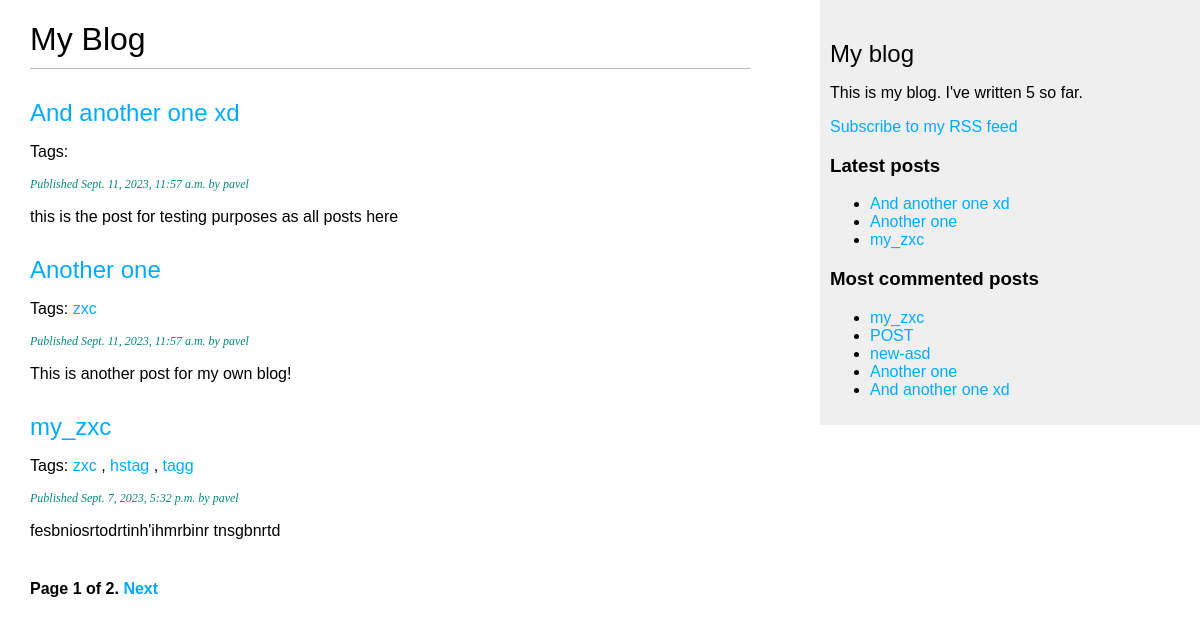
/blog/, run on an earlier commit of the app's database.
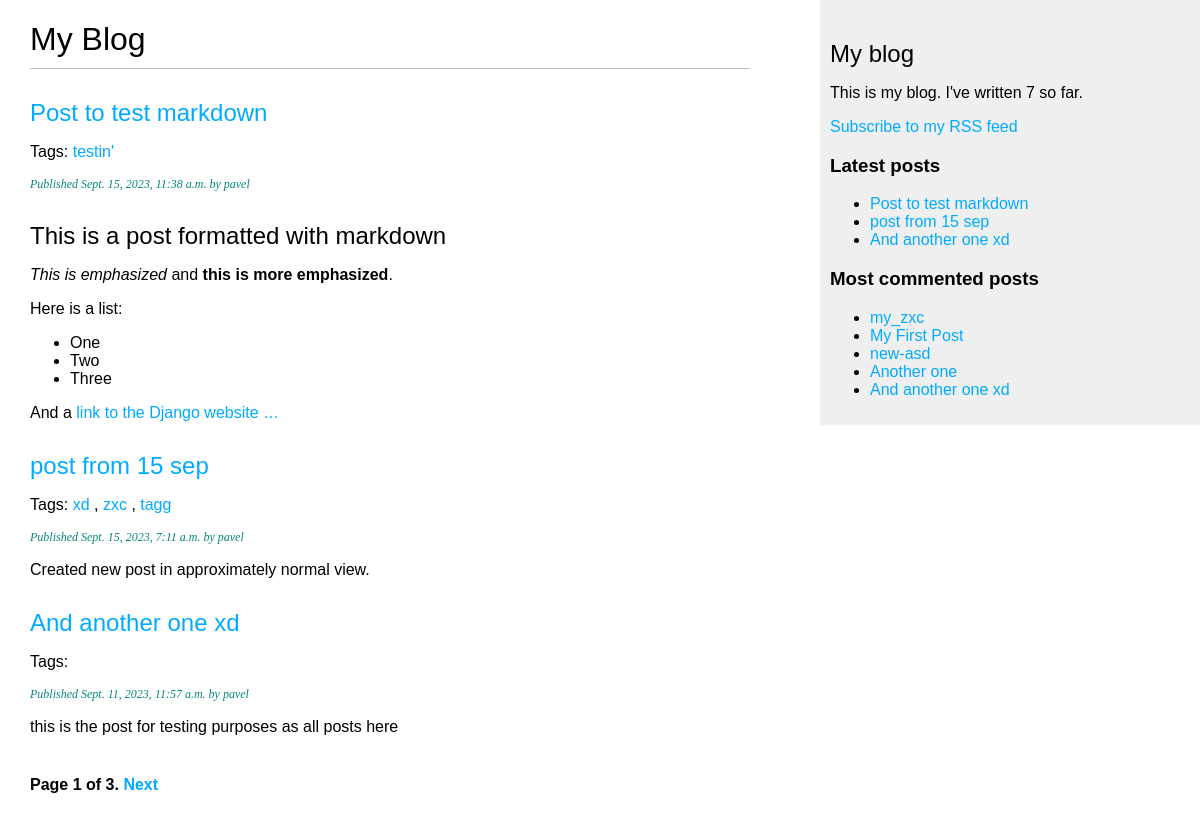
And on a later commit of the database.
### blog/models.py (models this page shows, shortened)
class Post(models.Model):
    class Status(models.TextChoices):
        DRAFT = 'DF', 'DRAFT'
        PUBLISHED = 'PB', 'PUBLISHED'
    title = models.CharField(max_length=250)
    slug = models.SlugField(max_length=250)
    author = models.ForeignKey(User,
                               on_delete=models.CASCADE,
                               related_name='blog_posts')
    body = models.TextField()
    publish = models.DateTimeField(default=timezone.now)
    created = models.DateTimeField(auto_now_add=True)
    updated = models.DateTimeField(auto_now=True)
    status = models.CharField(max_length=2,
                              choices=Status.choices,
                              default=Status.DRAFT)
    objects = models.Manager()      # Менеджер по-умолчанию
    published = PublishedManager()  # Конкретно-прикладной менеджер
    tags = TaggableManager()        # Позволяет добавлять, извлекать и удалять теги из объектов Post
    class Meta:
        ordering = ['-publish']  # Отображение постов в порядке (сначала новые)
        indexes = [
            models.Index(fields=['-publish']),
        ]
    def get_absolute_url(self):
        return reverse('blog:post_detail',
                       args=[self.publish.year,
                             self.publish.month,
                             self.publish.day,
                             self.slug])

### blog/views.py (the view)
# urls.py: path('', views.post_list, name='post_list'),
def post_list(request, tag_slug=None):
    post_list = Post.published.all()
    tag=None
    if tag_slug:
        tag = get_object_or_404(Tag, slug=tag_slug)
        post_list = post_list.filter(tags__in=[tag]) # Операция __in - поиск по полю
    paginator = Paginator(post_list, 3)
    page_number = request.GET.get('page', 1)
    try:
        posts = paginator.page(page_number)
    except PageNotAnInteger:
        posts = paginator.page(1)
    except EmptyPage:
        posts = paginator.page(paginator.num_pages)
    return render(request,
                  'blog/post/list.html',
                  {'posts': posts,
                   'tags': tag})

### blog/models.py (called while the page is built)
    def get_queryset(self):
        return super().get_queryset().filter(status=Post.Status.PUBLISHED)

### blog/templatetags/blog_tags.py (called while the page is built)
@register.simple_tag             # Декоратор регистрирует функцию как simple_tag. При необходимости задать другое имя: @register.simple_tag(name='tag_name')
def total_posts():
    return Post.published.count()

@register.inclusion_tag('blog/post/latest_posts.html')
def show_latest_posts(count=5):
    latest_posts = Post.published.order_by('-publish')[:count]
    return {'latest_posts': latest_posts}

@register.simple_tag
def get_most_commented_posts(count=5):
    return Post.published.annotate(total_comments = Count('comments')).order_by('-total_comments')[:count]

@register.filter(name='markdown') # Имя которое используется в шаблоне {{ variable|markdown }}
def markdown_format(text):
    return mark_safe(markdown.markdown(text))

### blog/templates/blog/post/list.html (shortened to what this page needs)
{% extends "blog/base.html" %}
{% load blog_tags %}
{% block content %}
<h1>My Blog</h1>
{% for post in posts %}
<h2>
<a href="{{ post.get_absolute_url }}">
{{ post.title }}
</a>
</h2>
<p class="tags">Tags:
    {% for tag in post.tags.all  %}
    <a href="{% url "blog:post_list_by_tag" tag.slug %}">
        {{ tag.name }}
    </a>
    {% if not forloop.last %}, {% endif %}
    {% endfor %}
<p class="date">
Published {{ post.publish }} by {{ post.author }}
</p>
{{ post.body|markdown|truncatewords_html:30 }}
{% endfor %}
{% include "pagination.html" with page=posts %}
{% endblock %}

### blog/templates/blog/base.html (shortened to what this page needs)
{% load blog_tags %}
{% load static %}
<!DOCTYPE html>
<html lang="en">
<head>
    <link href="{% static "css/static.css" %}" rel="stylesheet">
</head>
<body>
    <div id="content">
        {% block content %}
        {% endblock %}
    </div>
    <div id="sidebar">
        <h2>My blog</h2>
        <p>This is my blog.
           I've written {% total_posts %} so far.
        </p>
        <p>
            <a href="{% url "blog:post_feed" %}">
            Subscribe to my RSS feed
            </a>
        </p>
        <h3>Latest posts</h3>
        {% show_latest_posts 3 %}
        <h3>Most commented posts</h3>
        {% get_most_commented_posts as most_commented_posts %}
        <ul>
            {% for post in most_commented_posts %}
            <li>
                <a href="{{ post.get_absolute_url }}">{{ post.title }}</a>
            </li>
            {% endfor %}
        </ul>
    </div>
</body>
</html>

### blog/templates/pagination.html (shortened to what this page needs)
<div class="pagination">
    <span class="step-links">
    <span class="current">
    Page {{ page.number }} of {{ page.paginator.num_pages }}.
    </span>
    {% if page.has_next %}
    <a href="?page={{ page.next_page_number }}">Next</a>
    {% endif %}
    </span>
    </div>

### blog/templates/blog/post/latest_posts.html
<ul>
    {% for post in latest_posts %}
    <li>
        <a href="{{ post.get_absolute_url }}">{{ post.title }}</a>
    </li>
    {% endfor %}
</ul>

### blog/static/css/static.css (style rules this page uses)
body { margin:0; padding:0; font-family:helvetica, sans-serif; }
a { color:#00abff; text-decoration:none; }
h1 { font-weight:normal; border-bottom:1px solid #bbb; padding:0 0 10px 0; }
h2 { font-weight:normal; margin:30px 0 0; }
#content { float:left; width:60%; padding:0 0 0 30px; }
#sidebar { float:right; width:30%; padding:10px; background:#efefef; height:100%; }
p.date { color: #06887c; font-family: georgia, serif; font-size: 12px; font-style: italic; }
.pagination { margin:40px 0; font-weight:bold; }

What changed in the data, as far as the page shows it:
no longer on one of the page's lists (row unchanged): Post: title "my_zxc", publish "Sept. 7, 2023, 5:32 p.m.", author "pavel", body "fesbniosrtodrtinh'ihmrbinr tnsgbnrtd"
no longer on one of the page's lists (row unchanged): Post: title "Another one", publish "Sept. 11, 2023, 11:57 a.m.", author "pavel", body "This is another post for my own blog!"
added Post: title "Post to test markdown", publish "Sept. 15, 2023, 11:38 a.m.", author "pavel", body "This is a post formatted with markdown This is emphasized and this is more emphasized . Here is a list: One Two Three And a link to the Django website …"
added Tag: name "testin'", shown under "Post to test markdown"
added Post: title "post from 15 sep", publish "Sept. 15, 2023, 7:11 a.m.", author "pavel", body "Created new post in approximately normal view.", Tag (name "zxc"), Tag (name "tagg")
now on this page (row unchanged): Tag: name "xd", shown under "post from 15 sep"
computed for Post "my_zxc": loses Tag (name "hstag"); loses Tag (name "zxc"); loses Tag (name "tagg")
changed Post: title "POST" → "My First Post"
computed for Post "Another one": loses Tag (name "zxc")
Also different on the page:
{{ page.paginator.num_pages }}: "2" → "3"
text no longer shown: "5"
text now shown: "7"
